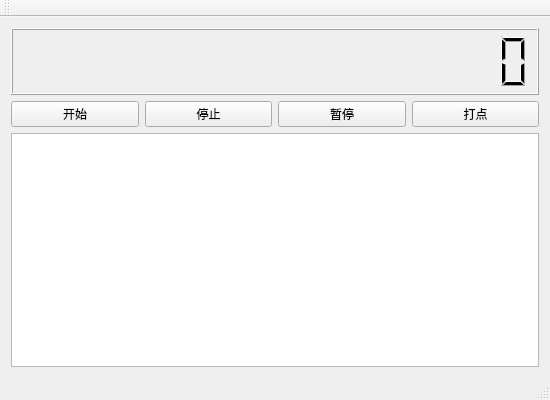
<?xml version="1.0" encoding="UTF-8"?>
<ui version="4.0">
 <class>MainWindow</class>
 <widget class="QMainWindow" name="MainWindow">
  <property name="geometry">
   <rect>
    <x>0</x>
    <y>0</y>
    <width>550</width>
    <height>400</height>
   </rect>
  </property>
  <property name="windowTitle">
   <string>MainWindow</string>
  </property>
  <widget class="QWidget" name="centralWidget">
   <layout class="QVBoxLayout" name="verticalLayout" stretch="2,1,7">
    <item>
     <widget class="QLCDNumber" name="lcdNumber">
      <property name="digitCount">
       <number>18</number>
      </property>
     </widget>
    </item>
    <item>
     <layout class="QHBoxLayout" name="horizontalLayout">
      <item>
       <widget class="QPushButton" name="btn_start">
        <property name="text">
         <string>开始</string>
        </property>
       </widget>
      </item>
      <item>
       <widget class="QPushButton" name="btn_stop">
        <property name="text">
         <string>停止</string>
        </property>
       </widget>
      </item>
      <item>
       <widget class="QPushButton" name="btn_pause">
        <property name="text">
         <string>暂停</string>
        </property>
       </widget>
      </item>
      <item>
       <widget class="QPushButton" name="btn_log">
        <property name="text">
         <string>打点</string>
        </property>
       </widget>
      </item>
     </layout>
    </item>
    <item>
     <widget class="QTextBrowser" name="textBrowser"/>
    </item>
   </layout>
  </widget>
  <widget class="QMenuBar" name="menuBar">
   <property name="geometry">
    <rect>
     <x>0</x>
     <y>0</y>
     <width>550</width>
     <height>23</height>
    </rect>
   </property>
  </widget>
  <widget class="QToolBar" name="mainToolBar">
   <attribute name="toolBarArea">
    <enum>TopToolBarArea</enum>
   </attribute>
   <attribute name="toolBarBreak">
    <bool>false</bool>
   </attribute>
  </widget>
  <widget class="QStatusBar" name="statusBar"/>
 </widget>
 <layoutdefault spacing="6" margin="11"/>
 <resources/>
 <connections/>
</ui>
